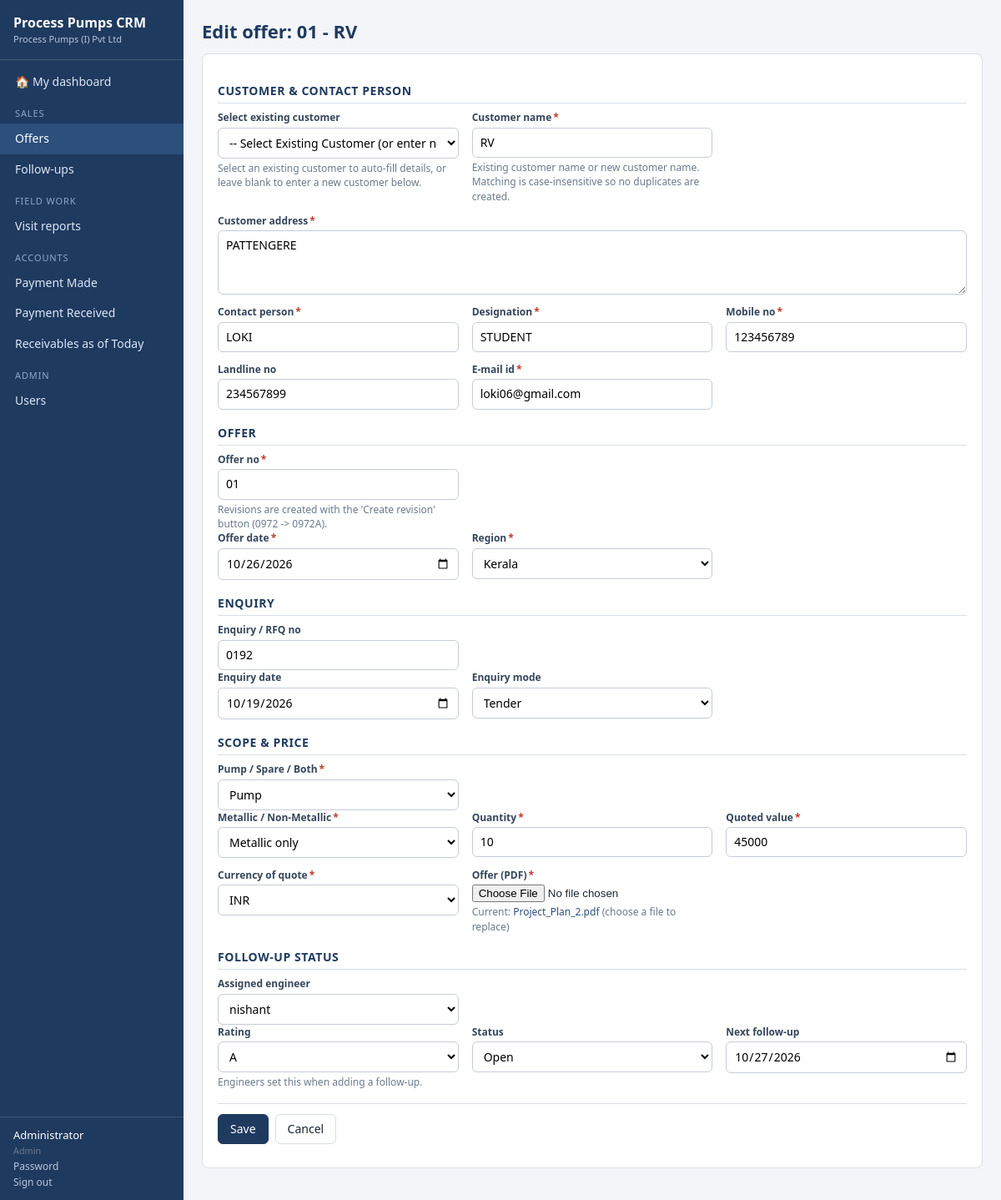
The app's page /offers/1/edit (signed in), older data.
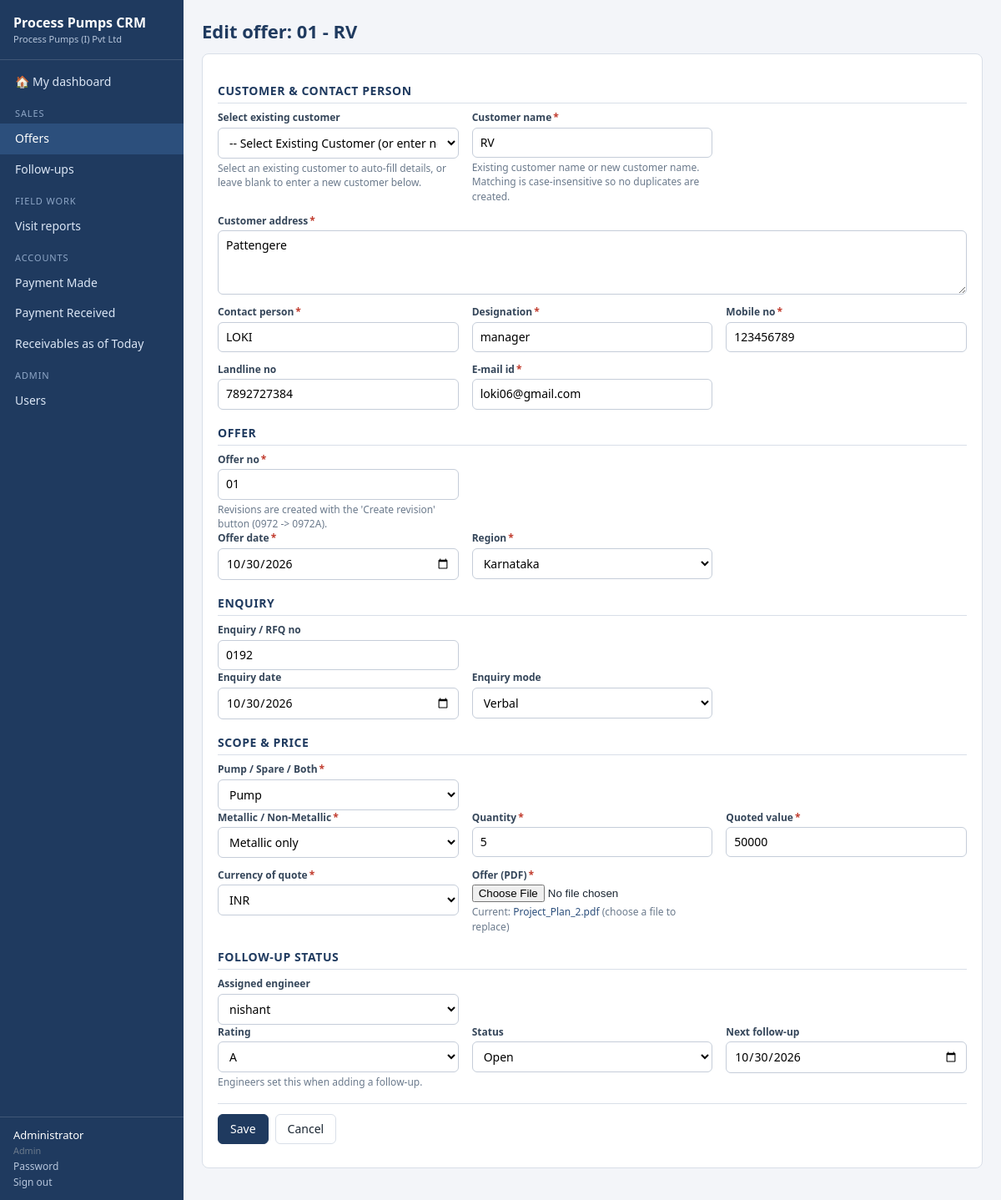
The same page, newer data.
### tables this page shows
CREATE TABLE "customers" (id INTEGER PRIMARY KEY AUTOINCREMENT, "name" TEXT, "address" TEXT, "region" TEXT, "created_at" TEXT, "created_by" INTEGER, "updated_at" TEXT, "updated_by" INTEGER);

CREATE TABLE "customers_contacts" (id INTEGER PRIMARY KEY AUTOINCREMENT, "customers_id" INTEGER, "person_name" TEXT, "designation" TEXT, "mobile" TEXT, "landline" TEXT, "email" TEXT);

CREATE TABLE "offers" (id INTEGER PRIMARY KEY AUTOINCREMENT, "customer_id" INTEGER, "contact_id" INTEGER, "offer_no" TEXT, "base_no" TEXT, "revision" TEXT, "offer_date" TEXT, "region" TEXT, "enquiry_no" TEXT, "enquiry_date" TEXT, "enquiry_mode" TEXT, "item_type" TEXT, "moc" TEXT, "quantity" INTEGER, "quoted_value" REAL, "currency" TEXT, "offer_pdf" TEXT, "assigned_engineer_id" INTEGER, "rating" TEXT, "status" TEXT, "next_followup_date" TEXT, "is_latest" INTEGER, "created_at" TEXT, "created_by" INTEGER, "updated_at" TEXT, "updated_by" INTEGER);

### app/core/crud.py (the view, shortened to what this page needs)
    @bp.route("/<int:id>/edit", methods=["GET", "POST"])
    def edit(id):
        row = load(id, "edit")
        values, _src = _form_values(module, row, g.user)
        return render_form(row, values, {}, [dict(c=c, rows=_child_form_rows(module, c, row)) for c in module.children])

### app/core/auth.py (called while the page is built)
def csrf_token():
    if "_csrf" not in session:
        session["_csrf"] = secrets.token_hex(16)
    return session["_csrf"]

@bp.before_app_request
def load_user_and_guard():
    g.user = None
    uid = session.get("uid")
    if uid:
        u = db.q1("SELECT * FROM users WHERE id=? AND active=1", (uid,))
        if u:
            u.pop("password_hash", None)
            g.user = u
    if request.method == "POST":
        sent = request.form.get("_csrf") or request.headers.get("X-CSRF-Token")
        if not sent or sent != session.get("_csrf"):
            abort(400, "Security token missing or expired - please reload the page and try again.")
    if request.endpoint and request.endpoint not in PUBLIC_ENDPOINTS and g.user is None:
        return redirect(url_for("auth.login", next=request.full_path if request.method == "GET" else None))

### app/core/db.py (called while the page is built)
def connect(path):
    conn = sqlite3.connect(path, timeout=30)
    conn.row_factory = sqlite3.Row
    conn.execute("PRAGMA journal_mode=WAL")
    conn.execute("PRAGMA foreign_keys=OFF")
    return conn

def get_db():
    if "db" not in g:
        g.db = connect(current_app.config["DATABASE"])
    return g.db

### app/core/registry.py (called while the page is built)
def get(key):
    return MODULES[key]

### app/templates/form.html (shortened to what this page needs)
{% extends 'base.html' %}
{% from '_macros.html' import input, cell %}
{% block content %}
<h1>{{ ('Edit ' ~ module.label|lower ~ ': ' ~ module.label_of(row.id)) if row else (module.new_label or 'New ' ~ module.label|lower) }}</h1>
<form method="post" enctype="multipart/form-data" class="card">
  {% set ns = namespace(section=None) %}
  {% for f in module.form_fields %}
    {% if f.section != ns.section or loop.first %}
      {% if not loop.first %}</div>{% endif %}
      {% set ns.section = f.section %}
      {% if f.section %}<h3>{{ f.section }}</h3>{% endif %}<div class="grid-form">
    {% endif %}
    {{ input(f, values.get(f.name), errors.get(f.name), locked=(f.name in locked_refs), editable=module.field_editable(f, g.user),
             file_value=values.get(f.name) if f.kind == 'file' else None, module=module, parent_id=row.id if row else None) }}
  {% endfor %}
  </div>
  <div class="actions sticky">
    <button class="btn primary">Save</button>
    <a class="btn" href="{{ request.args.get('next') or (url_for(module.key ~ '.view', id=row.id) if row else url_for(module.key ~ '.index')) }}">Cancel</a>
  </div>
</form>
{% endblock %}

### app/templates/_macros.html (shortened to what this page needs)
{% macro suggest_attrs(f) -%}
  {%- if f.suggest %} data-suggest-url="{{ f.suggest.url }}" data-fills='{{ f.suggest.fills|tojson }}' autocomplete="off"{% endif -%}
{%- endmacro %}
{% macro input(f, value, error=None, name=None, locked=False, editable=True, file_value=None, module=None, row_id=None, ckey=None, parent_id=None) %}
  {%- set n = name or f.name -%}
  <div class="field {% if f.kind in ('textarea','multichoice') %}wide{% endif %} {% if error %}has-error{% endif %}">
    <label for="{{ n }}">{{ f.label }}{% if f.required and editable %}<span class="req">*</span>{% endif %}</label>
    {%- if not editable -%}
      <div class="static">{% if f.kind == 'ref' %}{{ (f.options()|selectattr(0, 'equalto', value|int(-1))|first or ('',''))[1] }}{% elif f.kind == 'choice' %}{{ f.display(value) }}{% elif f.kind == 'date' %}{{ value|date }}{% else %}{{ value or '' }}{% endif %}</div>
    {%- elif locked -%}
      <input type="hidden" name="{{ n }}" value="{{ value }}">
      <div class="static">{{ (f.options()|selectattr(0, 'equalto', value|int(-1))|first or ('',''))[1] }}</div>
    {%- elif f.kind == 'textarea' -%}
      <textarea id="{{ n }}" name="{{ n }}" rows="3" placeholder="{{ f.placeholder }}">{{ value or '' }}</textarea>
    {%- elif f.kind == 'choice' -%}
      <select id="{{ n }}" name="{{ n }}"><option value="">-- select --</option>
        {% for v, l in f.choices %}<option value="{{ v }}" {% if v == value %}selected{% endif %}>{{ l }}</option>{% endfor %}
      </select>
    {%- elif f.kind == 'multichoice' -%}
      <div class="checks">{% set chosen = (value or '').split(',') %}
        {% for v, l in f.choices %}<label class="check"><input type="checkbox" name="{{ n }}" value="{{ v }}" {% if v in chosen %}checked{% endif %}> {{ l }}</label>{% endfor %}
      </div>
    {%- elif f.kind == 'ref' -%}
      <select id="{{ n }}" name="{{ n }}"><option value="">-- select --</option>
        {% for v, l in f.options() %}<option value="{{ v }}" {% if value|string == v|string %}selected{% endif %}>{{ l }}</option>{% endfor %}
      </select>
    {%- elif f.kind == 'bool' -%}
      <label class="check"><input type="checkbox" id="{{ n }}" name="{{ n }}" value="1" {% if value %}checked{% endif %}> Yes</label>
    {%- elif f.kind == 'date' -%}
      <input type="date" id="{{ n }}" name="{{ n }}" value="{{ value or '' }}">
    {%- elif f.kind in ('int', 'money') -%}
      <input type="number" id="{{ n }}" name="{{ n }}" value="{{ value or '' }}" step="{{ '1' if f.kind == 'int' else '0.01' }}" {% if f.min is not none %}min="{{ f.min }}"{% endif %} placeholder="{{ f.placeholder }}">
    {%- elif f.kind == 'file' -%}
      <input type="file" id="{{ n }}" name="{{ n }}" accept="{{ f.accept|join(',') }}">
      {% if file_value %}<div class="hint">Current: <a target="_blank" href="{{ url_for(module.key ~ '.file', id=parent_id, ckey=ckey, cid=row_id, fname=f.name) if ckey else url_for(module.key ~ '.file', id=parent_id, fname=f.name) }}">{{ file_value.split('_',1)[-1] }}</a> (choose a file to replace)</div>{% endif %}
    {%- elif f.kind == 'password' -%}
      <input type="password" id="{{ n }}" name="{{ n }}" autocomplete="new-password">
    {%- else -%}
      <input type="{{ 'email' if f.kind == 'email' else 'tel' if f.kind == 'phone' else 'text' }}" id="{{ n }}" name="{{ n }}" value="{{ value or '' }}" placeholder="{{ f.placeholder }}" {% if f.max_length %}maxlength="{{ f.max_length }}"{% endif %}{{ suggest_attrs(f) }}>
    {%- endif -%}
    {% if f.help %}<div class="hint">{{ f.help }}</div>{% endif %}
  </div>
{% endmacro %}

Row changes from the older to the newer data that the page shows:
changed offers "Edit offer: 01 - RV": offer_date "10/26/2026" → "10/30/2026"; region "Kerala" → "Karnataka"; enquiry_date "10/19/2026" → "10/30/2026"; enquiry_mode "Tender" → "Verbal"; next_followup_date "10/27/2026" → "10/30/2026"
changed customers "RV": cust_address "PATTENGERE" → "Pattengere"
changed customers_contacts "LOKI": designation "STUDENT" → "manager"; landline "234567899" → "7892727384"
Text that changed along with them:
form field quantity: "10" → "5"
form field quoted_value: "45000" → "50000"
